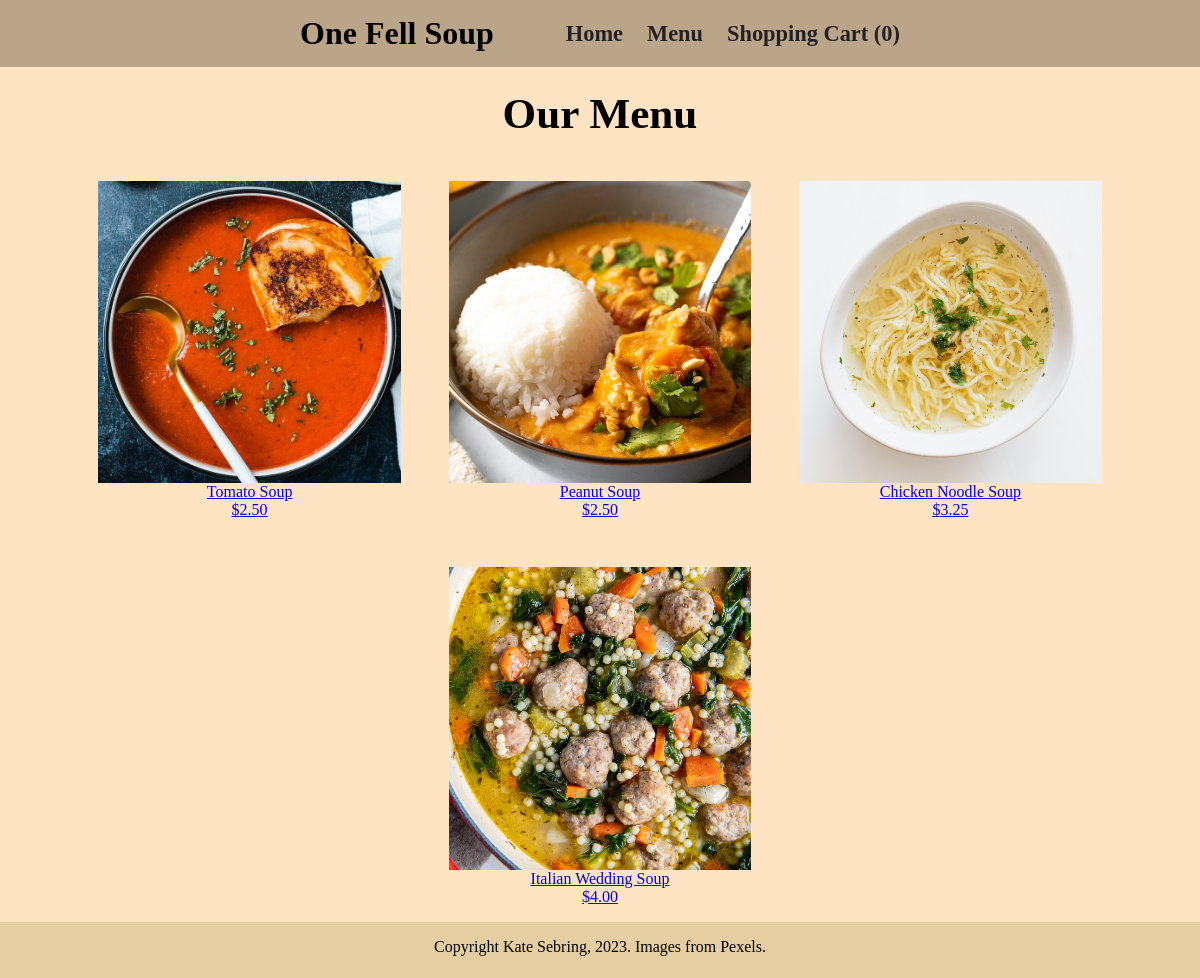
Page /menu.php on the committed database.
### tables this page shows
CREATE TABLE soup_products(
productID INT AUTO_INCREMENT PRIMARY KEY,
productName VARCHAR(255),
productDescription VARCHAR(1000),
calories INT,
productPrice DECIMAL(13,2),
webPageLink VARCHAR(255),
allergies VARCHAR (1000),
ingredients VARCHAR (1000),
productImg VARCHAR(255)
);

### menu.php (the view, shortened to what this page needs)
<?php
include("header.php");
?>
<!DOCTYPE html>
<html lang="en">
<head>
    <link href="css/universal_settings.css" rel="stylesheet">
</head>
<body>
    <h2>Our Menu</h2>
    <div class="soup-grid">
    <?php
    try {
        $order = "productPrice";
        $selectItem = "SELECT * FROM soup_products ORDER BY $order";
        $stmt = $conn->prepare($selectItem);
        $stmt->execute();
        $stmt->setFetchMode(PDO::FETCH_ASSOC);
        foreach($stmt->fetchAll() as $listItem) {
            $productName = $listItem['productName'];
            $productImg = $listItem['productImg'];
            $productPrice = $listItem['productPrice'];
            $webPageLink = $listItem['webPageLink'];
            echo "<div class='soup-item'><a href='$webPageLink'>";
            echo "<img src='$productImg' style='width:100%'>";
            echo "<p>$productName<br>$$productPrice</p></a>";
            echo "</div>";
        }
    } catch(PDOException $e) {
        echo "Error: " . $e->getMessage();
      }
    ?>
    </div>
    <footer>
        Copyright Kate Sebring, 2023. Images from Pexels.
    </footer>
</body>
</html>

### css/universal_settings.css (style rules this page uses)
* { margin: 0; padding: 0; }
body { font-family: Cambria, Cochin, Georgia, Times, 'Times New Roman', serif; background-color: bisque; }
footer { background-color: rgb(229, 206, 162); height: 2.5rem; text-align: center; width:100%; padding-top: 1em; padding-bottom: 1em; margin-top: 1em; }
@media screen and (min-width: 348px) { footer { padding-bottom: 0; } }

### menu.php (style rules this page uses)
h2 { text-align: center; font-size: 2em; margin-top: 0.5em; margin-bottom: 0.5em; }
.soup-grid { margin: auto; display: flex; flex-flow: row wrap; justify-content: center; align-items: center; width:80vw; gap: 1em; }
.soup-item { width: 100%; text-align: center; }
@media screen and (min-width: 554px) { .soup-grid { width: 90vw; } }
@media screen and (min-width: 554px) { .soup-item { width: 40%; } }
@media screen and (min-width: 1000px) { h2 { font-size: 2.7em; margin-bottom: 1em; } }
@media screen and (min-width: 1000px) { .soup-grid { gap:3em; } }
@media screen and (min-width: 1000px) { .soup-item { width: 28%; } }

### rows in the picture
soup_products: productImg (picture), productName "Tomato Soup", productPrice "2.50"
soup_products: productImg (picture), productName "Peanut Soup", productPrice "2.50"
soup_products: productImg (picture), productName "Chicken Noodle Soup", productPrice "3.25"
soup_products: productImg (picture), productName "Italian Wedding Soup", productPrice "4.00"

### other values in the picture
$cartTotal "0"
